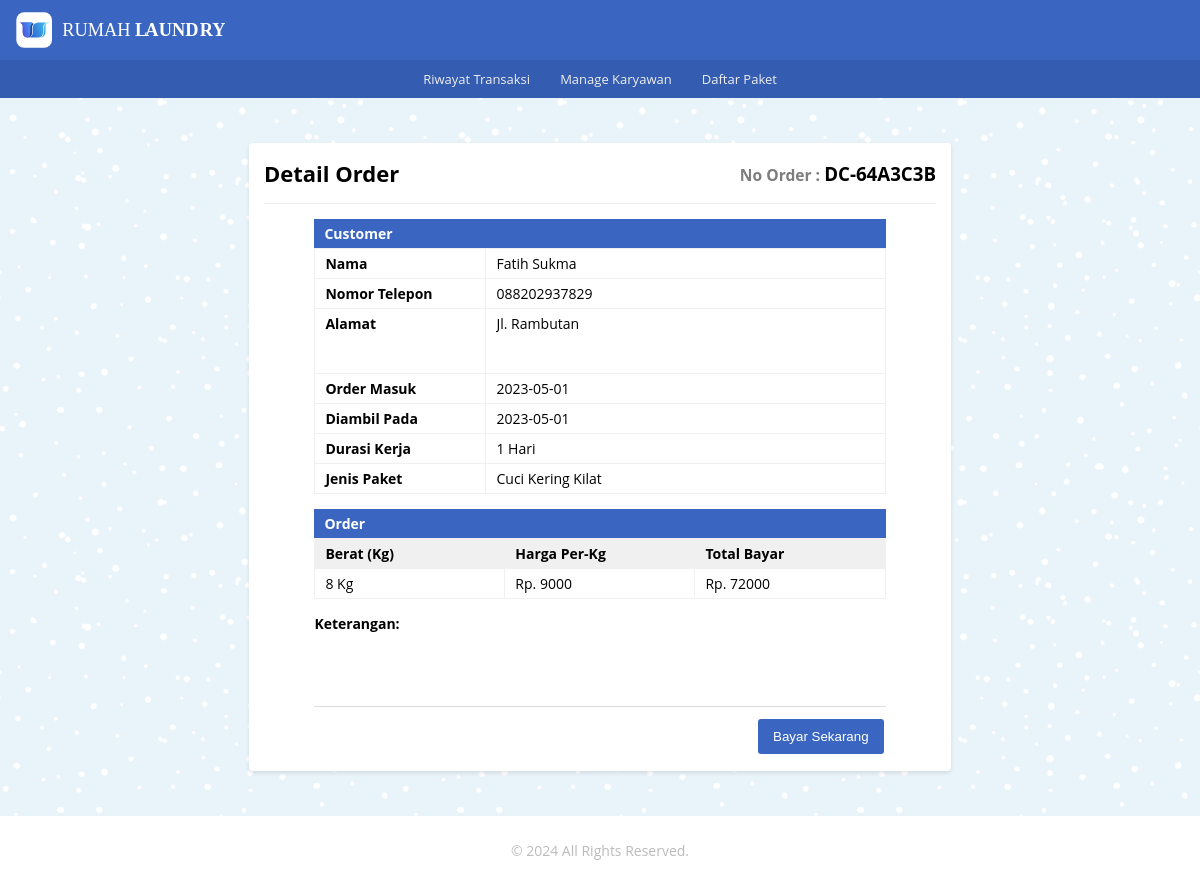
Screenshot of /detail_order/detail_dc/detail_order_dc.php?or_dc_number=DC-64A3C3B with the database file from the repository.
### tables this page shows
CREATE TABLE `tb_order_dc` (
  `id_order_dc` int(11) NOT NULL,
  `or_dc_number` varchar(10) NOT NULL,
  `nama_pel_dc` varchar(100) NOT NULL,
  `no_telp_dc` varchar(13) NOT NULL,
  `alamat_dc` text NOT NULL,
  `jenis_paket_dc` varchar(100) NOT NULL,
  `wkt_krj_dc` varchar(30) DEFAULT NULL,
  `berat_qty_dc` int(11) NOT NULL,
  `harga_perkilo` int(11) NOT NULL,
  `tgl_masuk_dc` date NOT NULL,
  `tgl_keluar_dc` date NOT NULL,
  `tot_bayar` double NOT NULL,
  `keterangan_dc` text NOT NULL
);

### _functions.php (called while the page is built, shortened)
<?php
$host	= 'localhost';
$user = 'root';
$pass	= '';
$db	= 'laundry_app';
$koneksi = mysqli_connect($host,$user,$pass,$db);
function query($query){
	global $koneksi;
	$result = mysqli_query($koneksi, $query);
	$rows = [];
	while ($row = mysqli_fetch_assoc($result)) {
		$rows[] = $row;
	}
	return $rows;
}

### detail_order/detail_dc/detail_order_dc.php (the view, shortened to what this page needs)
<?php
   require_once('../../_header.php');
   $no_dc = $_GET['or_dc_number'];
   $data = query("SELECT * FROM tb_order_dc WHERE or_dc_number = '$no_dc'")[0];
?>
   <div id="detail_or_dc" class="main-content">
      <div class="container">
         <div class="baris">
            <div class="col mt-2">
               <div class="card-md">
                  <div class="card-title card-flex">
                     <div class="card-col">
                        <h2>Detail Order</h2>
                     </div>
                     <div class="card-col txt-right">
                        <h3 class="no-order"><small>No Order : </small><?= $data['or_dc_number']?></h3>
                     </div>
                  </div>
                  <div class="card-body">
                     <form action="" method="post">
                        <div class="jdl-or">
                           <h4>Customer</h4>
                        </div>
                        <table class="tb-detail_customer">
                           <tr>
                              <th>Nama</th>
                              <td><input type="text" name="nama_pel_dc" disabled value="<?=$data['nama_pel_dc']?>"></td>
                           </tr>
                           <tr>
                              <th>Nomor Telepon</th>
                              <td><input type="text" name="no_telp_dc" disabled value="<?=$data['no_telp_dc']?>"></td>
                           </tr>
                           <tr>
                              <th>Alamat</th>
                              <td>
                                 <textarea name="alamat_dc" disabled class="txt-area">
                                    <?=$data['alamat_dc']?>
                                 </textarea>
                              </td>
                           </tr>
                           <tr>
                              <th>Order Masuk</th>
                              <td><input type="text" name="tgl_masuk_dc" disabled value="<?=$data['tgl_masuk_dc']?>"></td>
                           </tr>
                           <tr>
                              <th>Diambil Pada</th>
                              <td><input type="text" name="tgl_keluar_dc" disabled value="<?=$data['tgl_keluar_dc']?>"></td>
                           </tr>
                           <tr>
                              <th>Durasi Kerja</th>
                              <td><input type="text" name="wkt_krj_dc" disabled value="<?=$data['wkt_krj_dc']?>"></td>
                           </tr>
                           <tr>
                              <th>Jenis Paket</th>
                              <td><input type="text" name="jenis_paket_dc" disabled value="<?=$data['jenis_paket_dc']?>"></td>
                           </tr>
                        </table>
                        <div class="jdl-or">
                           <h4>Order</h4>
                        </div>
                        <table class="tb-detail_order">
                           <tr>
                              <th>Berat (Kg)</th>
                              <th>Harga Per-Kg</th>
                              <th>Total Bayar</th>
                           </tr>
                           <tr>
                              <td><input type="text" name="berat_qty_dc" disabled value="<?=$data['berat_qty_dc'] . ' Kg'?>"></td>
                              <td><input type="text" name="harga_perkilo" disabled value="<?= 'Rp. ' . $data['harga_perkilo']?>"></td>
                              <td><input type="text" name="tot_bayar" disabled value="<?= 'Rp. ' . $data['tot_bayar']?>"></td>
                           </tr>
                        </table>
                        <div class="details">
                           <h4 class="mb-01">Keterangan:</h4>
                           <p class="lead">
                              <textarea name="keterangan_dc" disabled class="txt-area">
                                 <?=$data['keterangan_dc']?>
                              </textarea>
                           </p>
                        </div>
                        <div class="form-footer_detail">
                           <div class="buttons">
                              <button type="submit" name="bayar_dc" class="btn-sm bg-primary">Bayar Sekarang</button>
                           </div>
                        </div>
                     </form>
                  </div>
               </div>
            </div>
         </div>
      </div>
   </div>
<?php require_once('../../_footer.php') ?>

### _assets/css/style.css (style rules this page uses)
* { margin: 0; padding: 0; box-sizing: border-box; }
html,body { width: 100%; max-width: 100%; position: relative; font-family: 'Open sans', sans-serif; display: flex; flex-direction: column; background-image: url(../img/blue-snow.png); overflow-x: hidden; }
.txt-right { text-align: right; }
.lead { line-height: 25px; }
.mt-2 { margin-top: 30px }
.mb-01 { margin-bottom: 8px }
h2 { font-size: 22px; }
.main-content { display: flex; flex-direction: column; }
.container { display: flex; flex-direction: column; width: 1080px; max-width: 100%; margin: auto; padding: 0 15px; min-height: 20px; }
.baris { position: relative; margin: 0 -15px; display: flex; flex-direction: row; flex-wrap: wrap; }
.bg-primary { border: 2px solid #3a66c1; color: #ffffff; background-color: #3a66c1; }
.col { flex: 1; }
.no-order small { color: #7d7d7d; }
.card-md { background-color: #fff; width: 65%; margin: 15px auto; padding: 15px; border-radius: 4px; box-shadow: 0 2px 4px rgba(0,0,0,0.10); }
.card-body { position: relative; }
.card-title { padding-bottom: 15px; margin-bottom: 15px; border-bottom: 1px solid #eeeeee; }
.card-flex { display: flex; flex-direction: row; align-items: center; justify-content: space-between; }
.card-col { flex: 1; }
.card-md .card-body table.tb-detail_customer, .card-md .card-body table.tb-detail_order { width: 85%; position: relative; margin: 0 auto; border-collapse: collapse; text-align: left; }
.card-md .card-body .jdl-or { width: 85%; font-size: 14px; padding: 5px 10px; margin: 0 auto; color: #fff; background-color: #3a66c1; }
.card-md .card-body .details { width: 85%; margin: 15px auto 0; font-size: 14px; }
table.tb-detail_customer tr th { width: 30%; }
table.tb-detail_customer tr td { width: 70%; }
table.tb-detail_customer tr th, table.tb-detail_customer tr td, table.tb-detail_order tr th, table.tb-detail_order tr td { vertical-align: top; padding: 5px 10px; font-size: 14px; border: 1px solid #f0f0f0; }
table.tb-detail_order tr th { background-color: #f0f0f0; }
table.tb-detail_order tr th, table.tb-detail_order tr td { text-align: left; }
table.tb-detail_customer tr td input, table.tb-detail_customer tr td .txt-area, table.tb-detail_order tr td input, .details p.lead .txt-area { width: 100%; font-family: 'Open sans', sans-serif; font-size: 14px; border: 0; background-color: transparent; color: #000; }
.txt-area { padding: 0 !important; margin: 0 !important; min-height: 50px; resize: none; overflow-y: auto; outline: none; white-space: normal; }
.form-footer .buttons, .form-footer_detail .buttons { text-align: right; width: 50%; margin-left: auto; }
.form-footer_detail { width: 85%; margin: 8px auto 0; border-top: 1px solid #dddddd; padding-top: 10px; display: flex; }
.btn-sm { display: inline-block; text-decoration: none; padding: 10px 15px; margin: 2px; border-radius: 3px; cursor: pointer; border: 0; }

### rows the page displays
tb_order_dc: or_dc_number "DC-64A3C3B", nama_pel_dc "Fatih Sukma", no_telp_dc "088202937829", alamat_dc "Jl. Rambutan", tgl_masuk_dc "2023-05-01", tgl_keluar_dc "2023-05-01", wkt_krj_dc "1 Hari", jenis_paket_dc "Cuci Kering Kilat", berat_qty_dc "8 Kg", harga_perkilo "Rp. 9000", tot_bayar "Rp. 72000"
